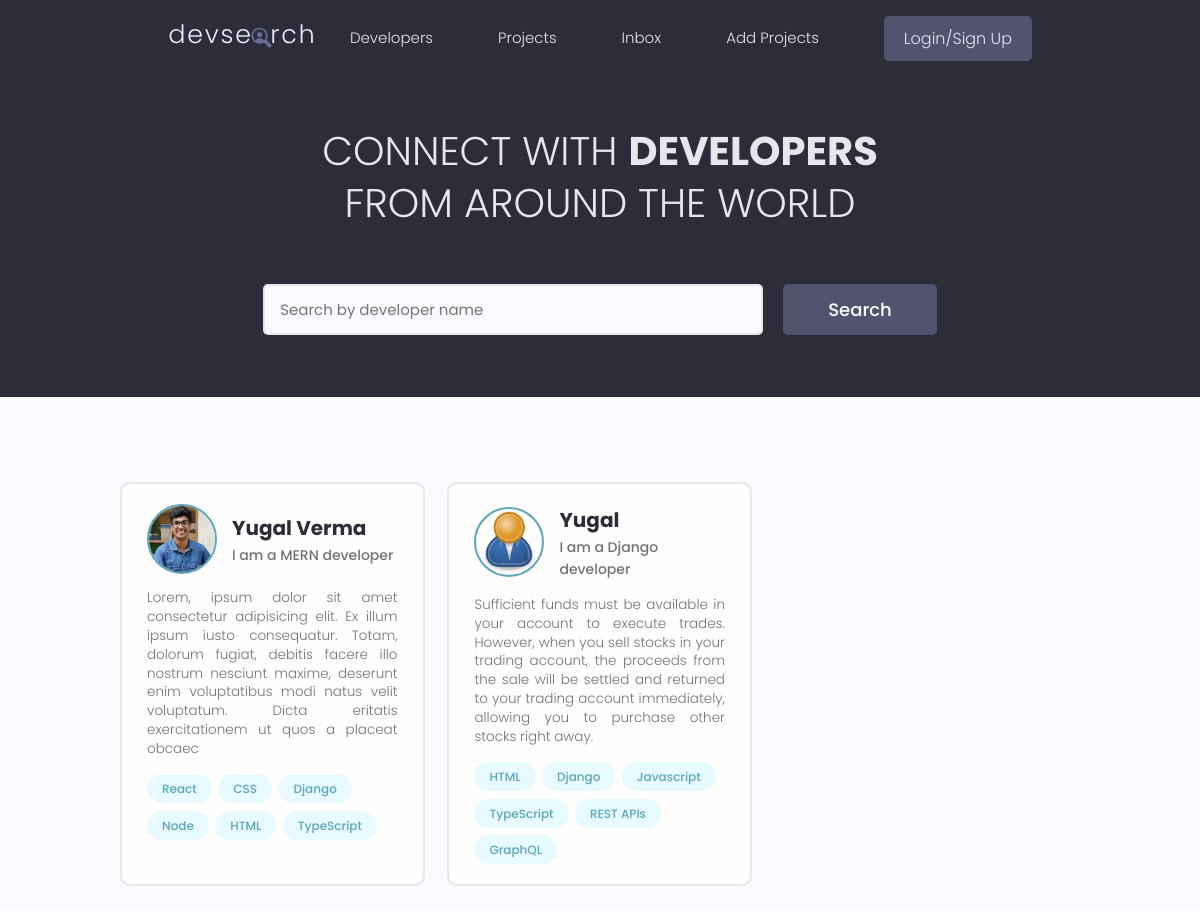
The page / on the database its author committed.
### users/models.py (models this page shows, shortened)
class Profile(models.Model):
    user = models.OneToOneField(User, on_delete=models.CASCADE,null=True, blank=True)
    name = models.CharField(max_length=200, blank=True,null=True)
    email = models.CharField(max_length=500, blank=True,null=True)
    username = models.CharField(max_length=200, blank=True,null=True)
    location = models.CharField(max_length=200, blank=True,null=True)
    short_intro = models.CharField(max_length = 500, blank=True,null=True)
    bio = models.TextField(blank=True,null=True)
    profile_image = models.ImageField(blank=True, null= True, default ='profiles/user-default.png', upload_to="profiles/")
    social_github = models.CharField(max_length=200, blank=True,null=True)
    social_twitter = models.CharField(max_length=200, blank=True,null=True)
    social_youtube = models.CharField(max_length=200, blank=True,null=True)
    social_linkedin = models.CharField(max_length=200, blank=True,null=True)
    social_website = models.CharField(max_length=200, blank=True,null=True)
    created = models.DateTimeField(auto_now_add=True)
    id = models.UUIDField(default=uuid.uuid4, unique=True, primary_key=True, editable=False)

class Skill(models.Model):
    owner = models.ForeignKey(Profile, on_delete=models.CASCADE, null=True, blank=True)
    name = models.CharField(max_length=200, blank=True, null=True)
    description = models.TextField(blank=True,null=True)
    created = models.DateTimeField(auto_now_add=True)
    id = models.UUIDField(default=uuid.uuid4, unique=True, primary_key=True, editable=False)
    def __str__(self):
        return str(self.name)

### users/views.py (the view)
# urls.py: path('', views.profiles, name = "profiles"),
def profiles(request):
    profiles = Profile.objects.all()
    context = {'profiles' : profiles}
    return render(request,'users/profiles.html',context)

### users/templates/users/profiles.html (shortened to what this page needs)
{% extends "main.html" %}
{% block content %}
<main class="home">
    <section class="hero-section text-center">
      <div class="container container--narrow">
        <div class="hero-section__box">
          <h2>CONNECT WITH <span>DEVELOPERS</span></h2>
          <h2>FROM AROUND THE WORLD</h2>
        </div>
        <div class="hero-section__search">
          <form class="form" action="#" method="get">
            <div class="form__field">
              <input class="input input--text" id="formInput#search" type="text" name="text"
                placeholder="Search by developer name" />
            </div>
            <input class="btn btn--sub btn--lg" type="submit" value="Search" />
          </form>
        </div>
      </div>
    </section>
    <section class="devlist">
      <div class="container">
        <div class="grid grid--three">
            {% for profile in profiles %}
                <div class="column card">
                    <div class="dev">
                    <a href="{% url 'user-profile' profile.id %}" class="card__body">
                        <div class="dev__profile">
                        <img class="avatar avatar--md" src="{{profile.profile_image.url}}" alt="image" />
                        <div class="dev__meta">
                            <h3>{{profile.name}}</h3>
                            <h5>{{profile.short_intro|slice:"60"}} </h5>
                        </div>
                        </div>
                        <p class="dev__info">
                        {{profile.bio|slice:"300"}}
                        </p>
                        <div class="dev__skills">
                            {% for skill in profile.skill_set.all|slice:"6" %}
                        <span class="tag tag--pill tag--main">
                            <small>{{skill}}</small>
                        </span>
                        {% endfor %}
                        </div>
                    </a>
                    </div>
                </div>
            {% endfor %}
        </div>
      </div>
    </section>
  </main>
{% endblock content %}

### static/styles/app.css (style rules this page uses)
:root { --color-sub: #2d2d39; }
.btn--sub { background-color: var(--color-sub-light); }
.card { border: 2px solid var(--color-light); }
img { width: 100%; }
.hero-section { height: 40vh; display: flex; align-items: center; background-color: var(--color-sub); }
.hero-section__box { margin-bottom: 4rem; }
.hero-section__box > h2, .hero-section__box > h2 > span { font-size: 4rem; color: var(--color-light); line-height: 1.3; text-transform: uppercase; }
.hero-section__box > h2 { font-weight: 300; }
.hero-section__box > h2 > span { font-weight: 700; }
.hero-section__search > .form { display: flex; align-items: center; justify-content: center; gap: 2rem; }
.hero-section__search > .form input.input--text { width: 50rem; }
.devlist { margin-top: 8rem; }
.devlist .grid { align-items: stretch; }
.devlist .dev .dev__profile { display: flex; align-items: center; gap: 1.5rem; }
.devlist .dev .dev__meta h3 { color: var(--color-sub); font-size: 2rem; font-weight: 700; }
.devlist .dev .dev__meta h5 { color: var(--color-text); font-size: 1.4rem; font-weight: 500; }
.devlist .dev .dev__info { margin: 1.5rem 0; font-size: 1.35rem; line-height: 1.4; text-align: justify; }

### static/uikit/styles/modules/_variables.css (style rules this page uses)
:root { --color-main: #5aa5b9; --color-main-light: #e6faff; --color-sub: #3f4156; --color-sub-light: #51546e; --color-sub-lighter: #ededfd; --color-text: #737373; --color-gray: #8b8b8b; --color-light: #e5e7eb; --color-light-gray: #767676; --color-bg: #f8fafd; --color-white: #fffefd; --color-white-light: #f3f3f3; --color-success: #359e64; --color-success-bg: #def8e8; --color-error: #fc4b0b; --color-error-bg: #fff2ee; --font-base: 'Poppins', arial, helvetica, 'Segoe UI', roboto, ubuntu, sans-serif; --font-monospace: 'Fira Code', 'Courier New', courier, monospace; --font-regular: 300; --font-medium: 500; --font-bold: 700; --generic-shadow: 1px 1px 5px #00000010; --generic-transition: all 0.3s ease-in-out; }

### static/uikit/styles/modules/_base.css (style rules this page uses)
* { margin: 0; padding: 0; box-sizing: border-box; text-rendering: optimizeLegibility; color: inherit; font-size: inherit; }
html { font-size: 50%; }
@media only screen and (min-width: 480px) { html { font-size: 56.25%; } }
@media only screen and (min-width: 1200px) { html { font-size: 62.5%; } }
body { line-height: 1.6; font-weight: 400; font-size: 1.5rem; color: var(--color-text); background-color: var(--color-bg); min-height: 100vh; }

### static/uikit/styles/modules/_typography.css (style rules this page uses)
* { font-family: var(--font-base); }
h2 { font-size: 3.6rem; font-weight: var(--font-bold); }
h3 { font-size: 3.2rem; font-weight: var(--font-medium); }
h5 { font-size: 2.4rem; font-weight: var(--font-medium); }
h5, h6 { font-weight: var(--font-regular); }
p, span, strong { font-size: 1.6rem; color: var(--color-text); font-weight: var(--font-regular); }
a { padding-bottom: 2px; text-decoration: none; display: inline-block; color: var(--color-main); font-weight: var(--font-medium); }

### static/uikit/styles/modules/_utilities.css (style rules this page uses)
.container { width: 92%; max-width: 165rem; margin: 0 auto; box-sizing: border-box; }
.container--narrow { width: 92%; max-width: 120rem; }
@media screen and (min-width: 1000px) { .container { width: 90%; } }
@media screen and (min-width: 1000px) { .container--narrow { width: 85%; } }
@media screen and (min-width: 1200px) { .container { width: 80%; } }
@media screen and (min-width: 1200px) { .container--narrow { width: 72%; } }
.text-center { text-align: center; }

### static/uikit/styles/modules/_avatar.css (style rules this page uses)
.avatar { border-radius: 50%; border: 2px solid var(--color-main); object-fit: cover; }
.avatar--md { height: 7rem; width: 7rem; }

### static/uikit/styles/modules/_button.css (style rules this page uses)
.btn { display: inline-block; position: relative; cursor: pointer; background-color: var(--color-light); font-weight: var(--font-medium); color: var(--color-sub); text-decoration: none; padding: 1rem 2rem; border-radius: 0.5rem; border: none; width: -webkit-fit-content; width: -moz-fit-content; width: fit-content; height: -webkit-fit-content; height: -moz-fit-content; height: fit-content; font-size: 1.6rem; outline-width: 0; outline-color: transparent; -webkit-backface-visibility: hidden; backface-visibility: hidden; transition: all 0.3s ease-in-out; }
.btn--sub { background-color: var(--color-sub); color: var(--color-white); }
.btn--lg { font-size: 1.8rem; padding: 1.2rem 4.5rem; }

### static/uikit/styles/modules/_card.css (style rules this page uses)
.card { border-radius: 1rem; background-color: var(--color-white); border: 1.5px solid var(--color-light); width: auto; height: auto; margin-top: 0.5rem; margin-bottom: 0.5rem; overflow: hidden; }
.card__body, .card__header { padding: 2rem 2.5rem; }

### rows shown on the page
Profile: profile_image (picture), name "Yugal Verma", short_intro "I am a MERN developer", bio "Lorem, ipsum dolor sit amet consectetur adipisicing elit. Ex illum ipsum iusto consequatur. Totam, dolorum fugiat, debitis facere illo nostrum nesciunt maxime, deserunt enim voluptatibus modi natus velit voluptatum. Dicta eritatis exercitationem ut quos a placeat obcaec"
Skill: name "React"
Skill: name "CSS"
Skill: name "Django"
Skill: name "Node"
Skill: name "HTML"
Skill: name "TypeScript"
Profile: profile_image (placeholder picture), name "Yugal", short_intro "I am a Django developer", bio "Sufficient funds must be available in your account to execute trades. However, when you sell stocks in your trading account, the proceeds from the sale will be settled and returned to your trading account immediately, allowing you to purchase other stocks right away."
Skill: name "HTML"
Skill: name "Django"
Skill: name "Javascript"
Skill: name "TypeScript"
Skill: name "REST APIs"
Skill: name "GraphQL"
